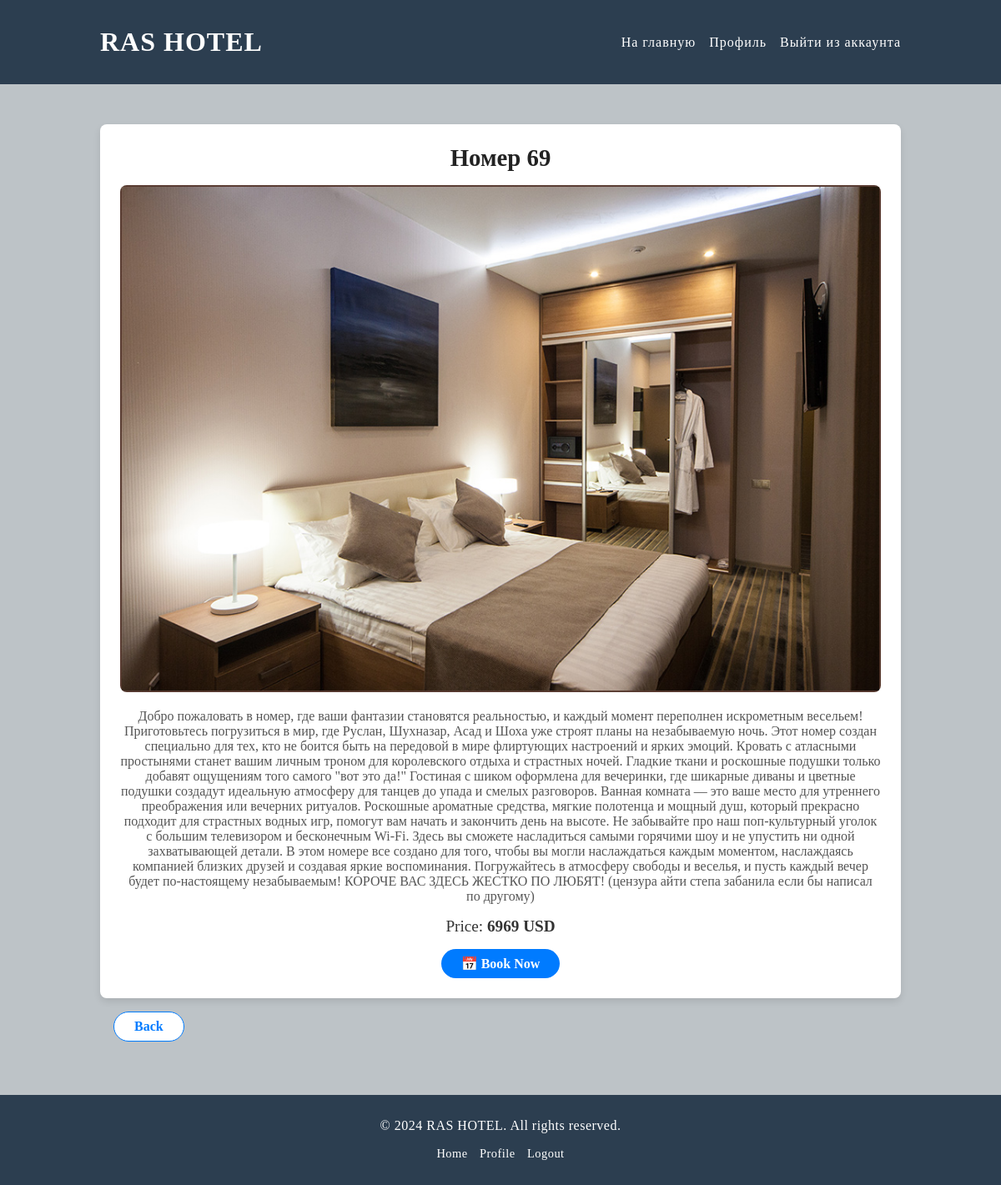
/hotel-room/nomer-69/, run on the app's committed database.
### booking_app/models.py (models this page shows, shortened)
class HotelRoom(models.Model):
    room = models.CharField(
        max_length=100
    )
    type = [
        ('S', 'Одноместный номер'),
        ('M', 'Двухместный номер'),
        ('B', 'Трехместный номер')
    ]
    type_of_room = models.CharField(
        max_length=100,
        choices=type
    )
    price = models.PositiveIntegerField()
    description = models.TextField()
    image = models.ImageField(
        upload_to='images/rooms'
    )
    slug = models.SlugField(
        unique=True
    )

### booking_app/views.py (the view)
# urls.py: path('hotel-room/<slug:slug>/', detail_information, name='detail_information'),
def detail_information(request, slug):
    room = get_object_or_404(HotelRoom, slug=slug)
    return render(
        request,
        'booking_app/detail_information.html',
        context={
            'room': room
        }
    )

### booking_app/templates/booking_app/detail_information.html (shortened to what this page needs)
{% extends 'booking_app/layouts/base.html' %}
{% load static %}
{% block css %}
    <link rel="stylesheet" href="{% static 'css/detail_information.css' %}">
{% endblock %}
{% block content %}
<section class="room-details">
    <h1>{{ room.room }}</h1>
    <img src="{{ room.image.url }}" alt="{{ room.room }}" class="room-image">
    <p class="description">{{ room.description }}</p>
    <div class="booking-section">
        <p class="price">Price: <strong>{{ room.price }} USD</strong></p>
        <a href="{% url 'booking_room' slug=room.slug %}" class="btn btn-primary">📅 Book Now</a>
    </div>
</section>
<a href="{% url 'list_of_rooms' %}" class="btn btn-back">Back</a>
{% endblock %}

### booking_app/static/css/detail_information.css (style rules this page uses)
.room-details { background-color: #fff; border-radius: 8px; box-shadow: 0 4px 8px rgba(0, 0, 0, 0.1); padding: 1.5rem; text-align: center; }
.room-details h1 { font-size: 1.8rem; margin-bottom: 1rem; color: #222; }
.room-image { max-width: 100%; height: auto; border-radius: 8px; margin-bottom: 1rem; }
.description { font-size: 1rem; color: #555; margin-bottom: 1rem; }
.booking-section { margin-top: 1rem; }
.price { font-size: 1.2rem; color: #333; margin-bottom: 1rem; }
.btn { display: inline-block; padding: 0.5rem 1.5rem; border: none; border-radius: 25px; text-align: center; text-decoration: none; font-weight: 600; cursor: pointer; color: #fff; }
.btn-primary { background-color: #007bff; }

### booking_app/templates/booking_app/layouts/base.html (style rules this page uses)
* { margin: 0; padding: 0; box-sizing: border-box; }
.btn-back { display: inline-block; padding: 0.5rem 1.5rem; margin: 1rem; border: 1px solid #007bff; border-radius: 25px; text-align: center; text-decoration: none; font-weight: 600; cursor: pointer; color: #007bff; background-color: #fff; transition: all 0.3s ease; font-size: 1rem; }

### data on the page
HotelRoom: room "Номер 69", image (picture), description "Добро пожаловать в номер, где ваши фантазии становятся реальностью, и каждый момент переполнен искрометным весельем! Приготовьтесь погрузиться в мир, где Руслан, Шухназар, Асад и Шоха уже строят планы на незабываемую ночь. Этот номер создан специально для тех, кто не боится быть на передовой в мире флиртующих настроений и ярких эмоций. Кровать с атласными простынями станет вашим личным троном для королевского отдыха и страстных ночей. Гладкие ткани и роскошные подушки только добавят ощущениям того самого \"вот это да!\" Гостиная с шиком оформлена для вечеринки, где шикарные диваны и цветные подушки создадут идеальную атмосферу для танцев до упада и смелых разговоров. Ванная комната — это ваше…", price "6969"
